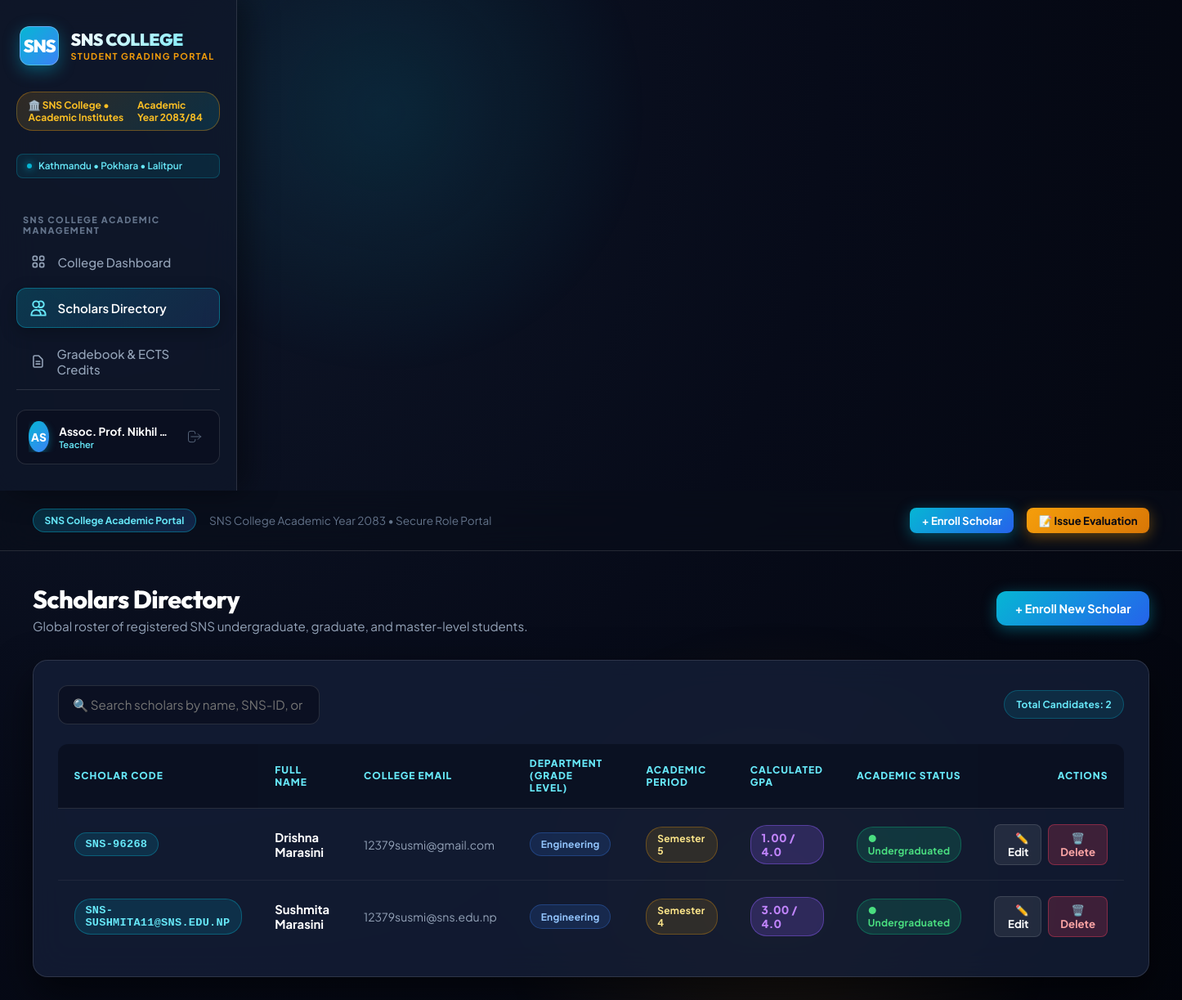
The page /students (signed in) on the database its author committed.
### models.py (models this page shows, shortened)
class User(db.Model):
    __tablename__ = 'users'
    id = db.Column(db.Integer, primary_key=True)
    username = db.Column(db.String(50), unique=True, nullable=False)
    email = db.Column(db.String(100), unique=True, nullable=False)
    full_name = db.Column(db.String(100), nullable=False)
    password_hash = db.Column(db.String(255), nullable=False)
    role = db.Column(db.String(20), default='Teacher')  # 'Admin', 'Teacher', 'Student'
    department = db.Column(db.String(80), default='General')
    created_at = db.Column(db.DateTime, default=datetime.utcnow)

class Student(db.Model):
    __tablename__ = 'students'
    id = db.Column(db.Integer, primary_key=True)
    student_code = db.Column(db.String(20), unique=True, nullable=False)
    first_name = db.Column(db.String(50), nullable=False)
    last_name = db.Column(db.String(50), nullable=False)
    email = db.Column(db.String(100), unique=True, nullable=False)
    grade_level = db.Column(db.String(50), nullable=False)
    department = db.Column(db.String(80), default='Engineering')
    faculty = db.Column(db.String(80), default='General')
    academic_period = db.Column(db.String(40), default='Semester 1')
    status = db.Column(db.String(20), default='Undergraduated')
    created_at = db.Column(db.DateTime, default=datetime.utcnow)
    grades = db.relationship('Grade', backref='student', lazy=True, cascade='all, delete-orphan')
    @property
    def full_name(self):
        return f"{self.first_name} {self.last_name}"
    @property
    def gpa(self):
        if not self.grades:
            return 0.0
        total_points = sum(g.gpa_points for g in self.grades)
        return round(total_points / len(self.grades), 2)

class Grade(db.Model):
    __tablename__ = 'grades'
    id = db.Column(db.Integer, primary_key=True)
    student_id = db.Column(db.Integer, db.ForeignKey('students.id'), nullable=False)
    subject_id = db.Column(db.Integer, db.ForeignKey('subjects.id'), nullable=False)
    score = db.Column(db.Float, nullable=False)
    letter_grade = db.Column(db.String(2))
    term = db.Column(db.String(20), default='Fall 2026')
    created_at = db.Column(db.DateTime, default=datetime.utcnow)
    @staticmethod
    def calculate_letter_grade(score):
        if score >= 97: return 'A+', 4.0
        elif score >= 93: return 'A', 4.0
        elif score >= 90: return 'A-', 3.7
        elif score >= 87: return 'B+', 3.3
        elif score >= 83: return 'B', 3.0
        elif score >= 80: return 'B-', 2.7
        elif score >= 77: return 'C+', 2.3
        elif score >= 73: return 'C', 2.0
        elif score >= 70: return 'C-', 1.7
        elif score >= 60: return 'D', 1.0
        else: return 'F', 0.0
    @property
    def gpa_points(self):
        _, points = self.calculate_letter_grade(self.score)
        return points

### app.py (the view, shortened to what this page needs)
@app.route('/students')
@login_required
def students():
    search_query = request.args.get('search', '').strip()
    if g.user.role == 'Student':
        student_list = Student.query.filter_by(email=g.user.email).all()
    else:
        student_list = Student.query.all()
    return render_template('students.html', students=student_list, search_query=search_query)

### app.py (called while the page is built)
@app.before_request
def load_logged_in_user():
    user_id = session.get('user_id')
    if user_id is None:
        g.user = None
    else:
        g.user = User.query.get(user_id)

@app.context_processor
def inject_user():
    return dict(current_user=getattr(g, 'user', None), can_manage_grade=user_can_manage_grade, csrf_token=generate_csrf)

def login_required(f):
    @wraps(f)
    def decorated_function(*args, **kwargs):
        if g.user is None:
            flash('Please log in to access this page.', 'warning')
            return redirect(url_for('login', next=request.url))
        return f(*args, **kwargs)
    return decorated_function

### templates/students.html (shortened to what this page needs)
{% extends 'base.html' %}
{% block content %}
<div class="page-header">
    <div>
        {% if current_user.role == 'Student' %}
            <h1 class="page-title">My Academic Record</h1>
            <p class="page-subtitle">Your SNS College student profile and grade transcript.</p>
        {% else %}
            <h1 class="page-title">Scholars Directory</h1>
            <p class="page-subtitle">Global roster of registered SNS undergraduate, graduate, and master-level students.</p>
        {% endif %}
    </div>
    <div>
        {% if current_user.role != 'Student' %}
            <a href="{{ url_for('add_student') }}" class="btn btn-primary">+ Enroll New Scholar</a>
        {% endif %}
    </div>
</div>
<div class="card">
    <div style="display: flex; justify-content: space-between; align-items: center; margin-bottom: 1.5rem; flex-wrap: wrap; gap: 1rem;">
        {% if current_user.role != 'Student' %}
            <div style="position: relative; min-width: 320px;">
                <input type="text" id="scholarSearch" class="form-control" placeholder="🔍 Search scholars by name, SNS-ID, or degree track..." onkeyup="filterScholars()">
            </div>
        {% endif %}
        <div style="display: flex; gap: 0.5rem;">
            <span class="badge" style="background: rgba(6, 182, 212, 0.12); color: var(--accent-cyan-light); padding: 0.55rem 0.9rem; border: 1px solid rgba(6, 182, 212, 0.3);">Total Candidates: {{ students|length }}</span>
        </div>
    </div>
    <div class="table-responsive">
        <table class="data-table" id="scholarsTable">
            <thead>
                <tr>
                    <th>Scholar Code</th>
                    <th>Full Name</th>
                    <th>College Email</th>
                    <th>Department (Grade Level)</th>
                    <th>Academic Period</th>
                    <th>Calculated GPA</th>
                    <th>Academic Status</th>
                    <th style="text-align: right;">Actions</th>
                </tr>
            </thead>
            <tbody>
                {% for student in students %}
                <tr>
                    <td>
                        <span class="badge" style="background: rgba(6, 182, 212, 0.15); color: var(--accent-cyan-light); font-family: monospace; font-size: 0.85rem; border: 1px solid rgba(6, 182, 212, 0.35);">
                            {{ student.student_code }}
                        </span>
                    </td>
                    <td style="font-weight: 700; color: #ffffff;">
                        {{ student.full_name }}
                    </td>
                    <td style="color: var(--text-muted); font-size: 0.875rem;">
                        {{ student.email }}
                    </td>
                    <td>
                        <span class="badge" style="background: rgba(59, 130, 246, 0.15); color: #93c5fd; border: 1px solid rgba(59, 130, 246, 0.3);">
                            {{ student.department or student.grade_level }}
                        </span>
                    </td>
                    <td>
                        <span class="badge" style="background: rgba(247, 171, 10, 0.12); color: #fde68a; border: 1px solid rgba(245, 158, 11, 0.3);">
                            {{ student.academic_period or 'N/A' }}
                        </span>
                    </td>
                    <td>
                        <span class="badge badge-grade" style="font-size: 0.85rem;">
                            {{ "%.2f"|format(student.gpa) }} / 4.0
                        </span>
                    </td>
                    <td>
                        {% if student.status == 'Graduated' %}
                            <span class="badge badge-honors">
                                🎓 Graduated
                            </span>
                        {% else %}
                            <span class="badge badge-active">
                                ● Undergraduated
                            </span>
                        {% endif %}
                    </td>
                    <td style="text-align: right;">
                        <div style="display: flex; justify-content: flex-end; gap: 0.5rem;">
                            <a href="{{ url_for('edit_student', id=student.id) }}" class="btn btn-secondary btn-sm" title="Edit Records">
                                ✏️ Edit
                            </a>
                            <form method="POST" action="{{ url_for('delete_student', id=student.id) }}" style="display: inline;" onsubmit="return confirm('Are you sure you want to withdraw this scholar from the directory?');">
                                <button type="submit" class="btn btn-danger btn-sm">
                                    🗑️ Delete
                                </button>
                            </form>
                        </div>
                    </td>
                </tr>
                {% else %}
                <tr>
                    <td colspan="8" style="text-align: center; color: var(--text-muted); padding: 2.5rem;">
                        No scholar records registered in the college directory.
                    </td>
                </tr>
                {% endfor %}
            </tbody>
        </table>
    </div>
</div>
{% endblock %}

### templates/base.html (shortened to what this page needs)
<DOCTYPE html>
<html lang="en">
<head>
</head>
<body>
    {% if g.user %}
    <aside class="sidebar">
        <a href="{{ url_for('dashboard') }}" class="university-brand">
            <div class="crest-icon">SNS</div>
            <div class="brand-text">
                <span class="brand-name">SNS COLLEGE</span>
                <span class="brand-sub">Student Grading Portal</span>
            </div>
        </a>
        <div class="world-rank-badge">
            <span>🏛️ SNS College • Academic Institutes</span>
            <span>Academic Year 2083/84</span>
        </div>
        <div class="campus-pill">
            <span class="pulse-dot"></span>
            <span>Kathmandu • Pokhara • Lalitpur</span>
        </div>
        <div class="nav-section-title">SNS College Academic Management</div>
        <ul class="nav-links">
            <li>
                <a href="{{ url_for('dashboard') }}" class="nav-link {% if request.endpoint == 'dashboard' %}active{% endif %}">
                    <span>College Dashboard</span>
                </a>
            </li>
            <li>
                <a href="{{ url_for('students') }}" class="nav-link {% if request.endpoint in ['students', 'add_student', 'edit_student'] %}active{% endif %}">
                    <svg fill="none" viewBox="0 0 24 24" stroke="currentColor">
                        <path stroke-linecap="round" stroke-linejoin="round" d="M12 4.354a4 4 0 110 5.292M15 21H3v-1a6 6 0 0112 0v1zm0 0h6v-1a6 6 0 00-9-5.197M13 7a4 4 0 11-8 0 4 4 0 018 0z" />
                    </svg>
                    <span>Scholars Directory</span>
                </a>
            </li>
            <li>
                <a href="{{ url_for('grades') }}" class="nav-link {% if request.endpoint == 'grades' %}active{% endif %}">
                    <svg fill="none" viewBox="0 0 24 24" stroke="currentColor">
                        <path stroke-linecap="round" stroke-linejoin="round" d="M9 12h6m-6 4h6m2 5H7a2 2 0 01-2-2V5a2 2 0 012-2h5.586a1 1 0 01.707.293l5.414 5.414a1 1 0 01.293.707V19a2 2 0 01-2 2z" />
                    </svg>
                    <span>Gradebook & ECTS Credits</span>
                </a>
            </li>
        </ul>
        <div class="sidebar-footer">
            <div class="user-profile-card">
                <div style="display: flex; align-items: center; gap: 0.75rem; overflow: hidden;">
                    <div class="user-avatar">
                        {{ g.user.full_name[:2].upper() }}
                    </div>
                    <div class="user-info">
                        <span class="user-name">{{ g.user.full_name }}</span>
                        <span class="user-role-badge">{{ g.user.role }}</span>
                    </div>
                </div>
                <a href="{{ url_for('logout') }}" class="btn-logout-icon" title="Sign Out">
                    <svg width="20" height="20" fill="none" viewBox="0 0 24 24" stroke="currentColor">
                        <path stroke-linecap="round" stroke-linejoin="round" d="M17 16l4-4m0 0l-4-4m4 4H7m6 4v1a3 3 0 01-3 3H6a3 3 0 01-3-3V7a3 3 0 013-3h4a3 3 0 013 3v1" />
                    </svg>
                </a>
            </div>
        </div>
    </aside>
    {% endif %}
    <div class="main-wrapper">
        {% if g.user %}
        <header class="topbar">
            <div class="topbar-title-section">
                <span class="portal-tag">SNS College Academic Portal</span>
                <span style="color: var(--text-dim); font-size: 0.85rem;">SNS College Academic Year 2083 • Secure Role Portal</span>
            </div>
            <div class="topbar-actions">
                {% if g.user.role != 'Student' %}
                    <a href="{{ url_for('add_student') }}" class="btn btn-primary btn-sm">+ Enroll Scholar</a>
                    <a href="{{ url_for('grades') }}" class="btn btn-gold btn-sm">📝 Issue Evaluation</a>
                {% endif %}
            </div>
        </header>
        {% endif %}
        <main class="content-body">
            {% block content %}{% endblock %}
        </main>
    </div>
</body>
</html>

### rows shown on the page
User: user "AS", user.full_name "Assoc. Prof. Nikhil…", user.role "Teacher"
Student: student_code "SNS-96268", full_name "Drishna Marasini", email "12379susmi@gmail.com", department "Engineering", academic_period "Semester 5", status "● Undergraduated"
Grade: gpa "1.00"
Student: student_code "SNS-SUSHMITA11@SNS.EDU.NP", full_name "Sushmita Marasini", email "12379susmi@sns.edu.np", department "Engineering", academic_period "Semester 4", status "● Undergraduated"
Grade: gpa "3.00"

### other values the page prints
{{ students|length }} "2"
